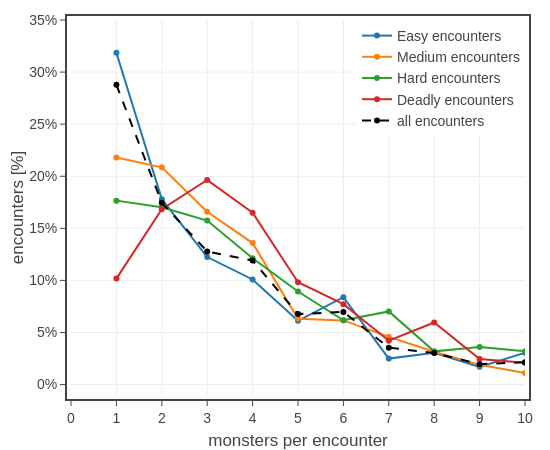

Notebook code cell kept with this figure:
### Code cell
# Fig. 5: distribution of encounter size for each difficulty
import plotly.graph_objects as go

groups = [
    #{'name': 'Trivial encounters', 'difficulties': ['Trivial']},
    {'name': 'Easy encounters', 'difficulties': ['Easy']},
    {'name': 'Medium encounters', 'difficulties': ['Medium']},
    {'name': 'Hard encounters', 'difficulties': ['Hard']},
    {'name': 'Deadly encounters', 'difficulties': ['Deadly']},
    #{'name': 'Very Deadly encounters', 'difficulties': ['Very Deadly']},
]

fig = go.Figure()

for group in groups:
    name = group['name']
    df1 = dfe[dfe['2014 difficulty'].isin(group['difficulties'])]
    y, x = np.histogram(df1['n_monsters'], bins=np.linspace(1,21,21)-0.5)
    x = (x[1:] + x[0:-1])/2
    fig.add_trace(go.Scatter(
        x=x, 
        y=y/sum(y),
        #y=[d5e.encounter_multiplier_DMG(4, xx)*yy/sum(y) for xx, yy in zip(x,y)],
        mode='markers+lines',
        name=name,
        showlegend=True,
        hovertemplate = f'<b>{name}</b><br>'
                + 'monsters %{x:.0f}<br>'
                + 'probability %{y:.1%}'
                + '<extra></extra>'
    ))

y, x = np.histogram(dfe['n_monsters'], bins=np.linspace(1,21,21)-0.5)
x = (x[1:] + x[0:-1])/2
fig.add_trace(go.Scatter(
    x=x, 
    y=y/sum(y),
    mode='markers+lines',
    name='all encounters',
    line_color='black',
    line_dash='dash',
    showlegend=True,
    hovertemplate = f'<b>all encounters</b><br>'
                    + 'monsters %{x:.0f}<br>'
                    + 'probability %{y:.1%}'
                    + '<extra></extra>'
))

# set layout
fig.update_layout(
    template=tfb.FIG_TEMPLATE,
    xaxis=dict(title_text='monsters per encounter', range=[0,10], dtick=1, minor_dtick=1),
    yaxis=dict(title_text='encounters [%]', range=[-0.01, 0.35], dtick=0.05, minor_dtick=0.05, tickformat='.0%'),
    legend=dict(
        xanchor='right', x=1.00, 
        yanchor='top', y=1.00,
        orientation='v',
    ),
    width=550, 
    height=450,
)

fig.show(config=tfb.FIG_CONFIG)

if SAVEFIGS:
    fig.update_layout(autosize=True, width=None, height=None)
    tfb.save_fig_html(fig, format='large', name=f'./fig-monsters-per-encounter-by-difficulty-large', style='width: 600px;')
    tfb.save_fig_html(fig, format='small', name=f'./fig-monsters-per-encounter-by-difficulty-small', style='width: 600px;')

### Figure 1 — Plotly figure (JSON) as saved in the notebook; plotly's stock layout.template omitted (floating-point values rounded to 4 significant figures)
{"data": [{"hovertemplate": "<b>Easy encounters</b><br>monsters %{x:.0f}<br>probability %{y:.1%}<extra></extra>", "mode": "markers+lines", "name": "Easy encounters", "showlegend": true, "type": "scatter", "x": [1.0, 2.0, 3.0, 4.0, 5.0, 6.0, 7.0, 8.0, 9.0, 10.0, 11.0, 12.0, 13.0, 14.0, 15.0, 16.0, 17.0, 18.0, 19.0, 20.0], "y": [0.3186, 0.178, 0.1224, 0.1009, 0.06122, 0.0839, 0.02494, 0.03061, 0.01701, 0.03061, 0.003401, 0.01361, 0.005669, 0.002268, 0.001134, 0.001134, 0.0, 0.0, 0.0, 0.004535]}, {"hovertemplate": "<b>Medium encounters</b><br>monsters %{x:.0f}<br>probability %{y:.1%}<extra></extra>", "mode": "markers+lines", "name": "Medium encounters", "showlegend": true, "type": "scatter", "x": [1.0, 2.0, 3.0, 4.0, 5.0, 6.0, 7.0, 8.0, 9.0, 10.0, 11.0, 12.0, 13.0, 14.0, 15.0, 16.0, 17.0, 18.0, 19.0, 20.0], "y": [0.218, 0.2085, 0.1659, 0.1359, 0.06319, 0.06161, 0.04581, 0.0316, 0.01896, 0.01106, 0.01106, 0.01106, 0.004739, 0.00316, 0.00158, 0.004739, 0.00158, 0.0, 0.0, 0.00158]}, {"hovertemplate": "<b>Hard encounters</b><br>monsters %{x:.0f}<br>probability %{y:.1%}<extra></extra>", "mode": "markers+lines", "name": "Hard encounters", "showlegend": true, "type": "scatter", "x": [1.0, 2.0, 3.0, 4.0, 5.0, 6.0, 7.0, 8.0, 9.0, 10.0, 11.0, 12.0, 13.0, 14.0, 15.0, 16.0, 17.0, 18.0, 19.0, 20.0], "y": [0.1766, 0.1702, 0.1574, 0.1213, 0.08936, 0.0617, 0.07021, 0.03191, 0.03617, 0.03191, 0.004255, 0.01277, 0.006383, 0.008511, 0.004255, 0.004255, 0.004255, 0.0, 0.002128, 0.006383]}, {"hovertemplate": "<b>Deadly encounters</b><br>monsters %{x:.0f}<br>probability %{y:.1%}<extra></extra>", "mode": "markers+lines", "name": "Deadly encounters", "showlegend": true, "type": "scatter", "x": [1.0, 2.0, 3.0, 4.0, 5.0, 6.0, 7.0, 8.0, 9.0, 10.0, 11.0, 12.0, 13.0, 14.0, 15.0, 16.0, 17.0, 18.0, 19.0, 20.0], "y": [0.1018, 0.1684, 0.1965, 0.1649, 0.09825, 0.07719, 0.04211, 0.05965, 0.02456, 0.02105, 0.01053, 0.01754, 0.003509, 0.01053, 0.0, 0.0, 0.0, 0.0, 0.003509, 0.0]}, {"hovertemplate": "<b>all encounters</b><br>monsters %{x:.0f}<br>probability %{y:.1%}<extra></extra>", "line": {"color": "black", "dash": "dash"}, "mode": "markers+lines", "name": "all encounters", "showlegend": true, "type": "scatter", "x": [1.0, 2.0, 3.0, 4.0, 5.0, 6.0, 7.0, 8.0, 9.0, 10.0, 11.0, 12.0, 13.0, 14.0, 15.0, 16.0, 17.0, 18.0, 19.0, 20.0], "y": [0.2878, 0.1745, 0.1278, 0.1192, 0.06765, 0.0698, 0.03544, 0.03034, 0.0196, 0.02148, 0.007517, 0.01477, 0.006443, 0.00349, 0.00349, 0.004295, 0.001342, 0.0005369, 0.001342, 0.003221]}], "layout": {"height": 450, "legend": {"orientation": "v", "x": 1, "xanchor": "right", "y": 1, "yanchor": "top"}, "width": 550, "xaxis": {"dtick": 1, "minor": {"dtick": 1}, "range": [0, 10], "title": {"text": "monsters per encounter"}}, "yaxis": {"dtick": 0.05, "minor": {"dtick": 0.05}, "range": [-0.01, 0.35], "tickformat": ".0%", "title": {"text": "encounters [%]"}}}}
